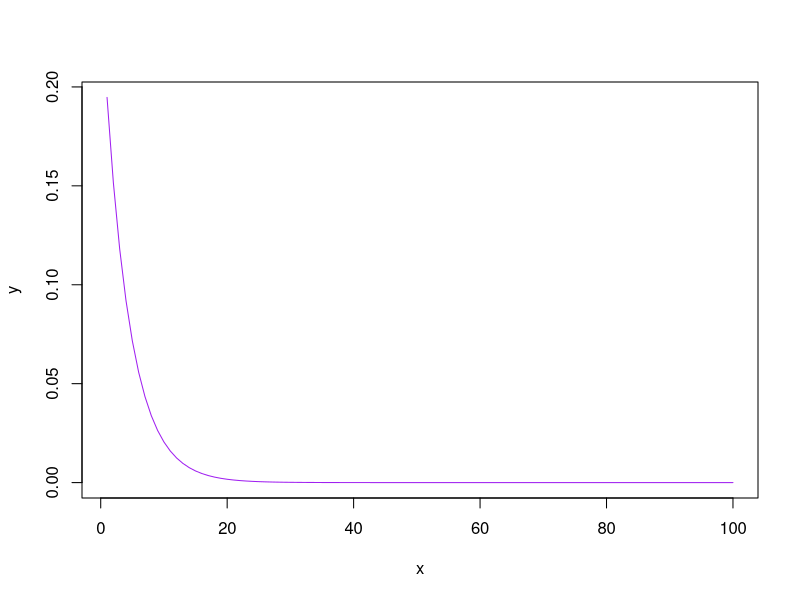
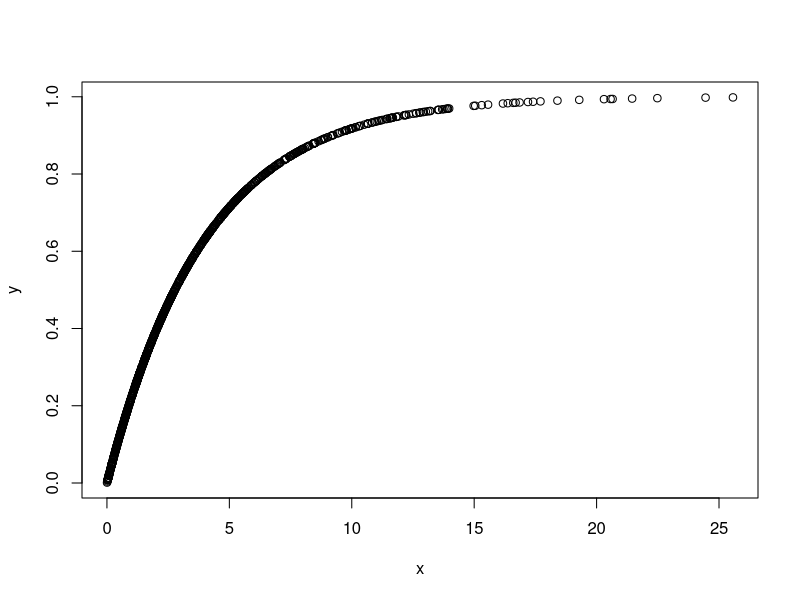
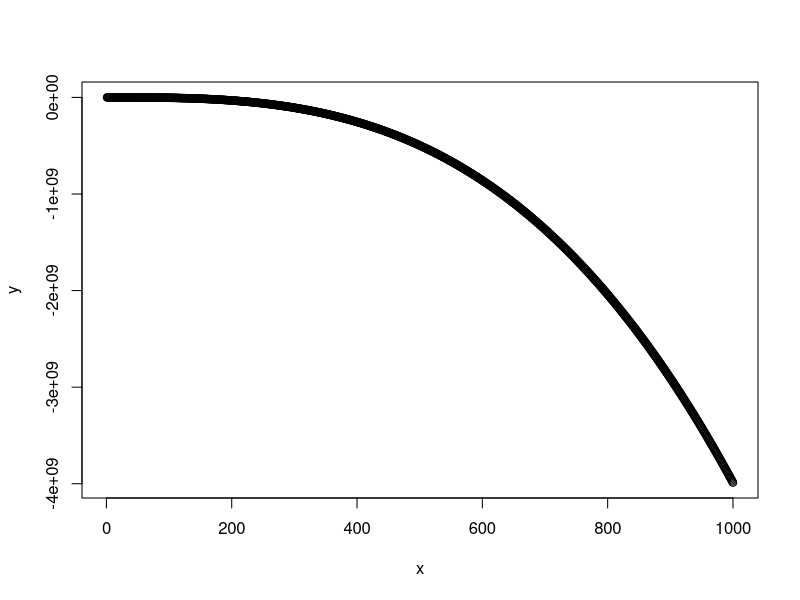
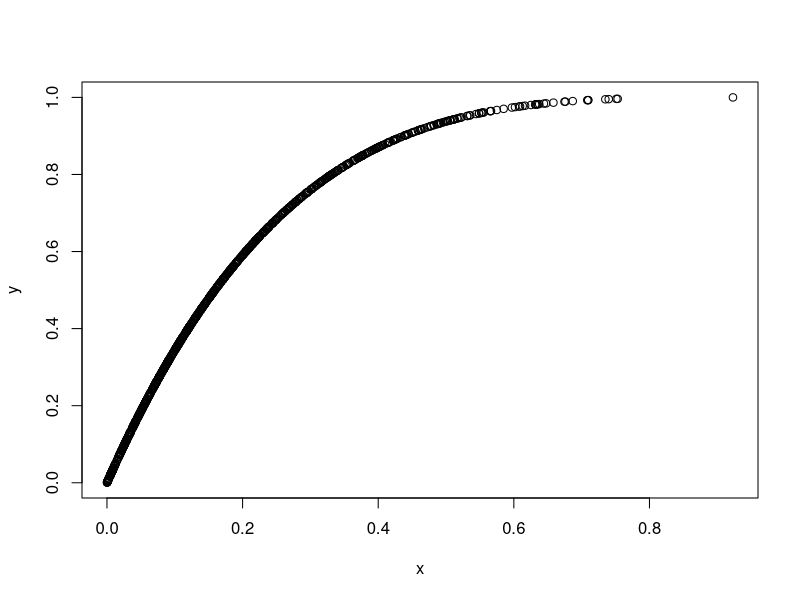

These figures' R source, in order:
## ---- chunk 1
knitr::opts_chunk$set(echo = TRUE)
## ---- chunk 2
set.seed(1025)
rexp(20, 0.25)
## ---- chunk 3
x <- 1:100
y <- 0.25*exp(-0.25*x)
plot(x, y, type = "l", col = "purple")
## ---- chunk 4
lambda <- 0.25
y <- runif(1000, 0, 1)
x <- -(1/lambda)*log(1-y)
plot(x, y)
## ---- chunk 5
# pdf
x <- 1:1000
y <- 4*(1 - x)^3
plot(x, y)
## ---- chunk 6
# cdf
y <- runif(1000, 0, 1)
x <- 1 - (1 - y)^(1/4)
plot(x, y)

# check for number 5: 
# by hand...
  # expected value = 0.2
  # variance = 0.0267
mean(x)
var(x)
